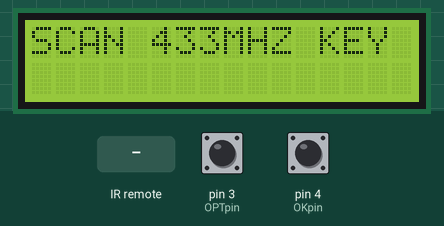
Recording of a sketch running on a simulated Arduino Uno, built with avr-gcc and run on an emulated ATmega328P. Shown: 16×2 character LCD. The inputs (shaded band) are chosen by the test bench; at power-on: pin 3 (OPTpin) HIGH, pin 4 (OKpin) HIGH. EEPROM starts erased.

Above: at 3.2 s.
3.3 s: pin 3 (OPTpin) pulled LOW for 1 s
At 3.47 s:
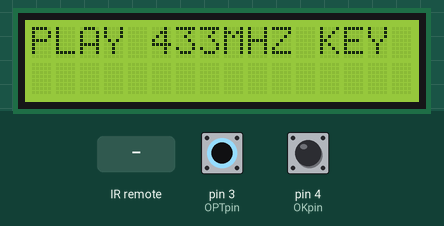
5.8 s: pin 4 (OKpin) pulled LOW for 0.15 s
At 7.1 s:
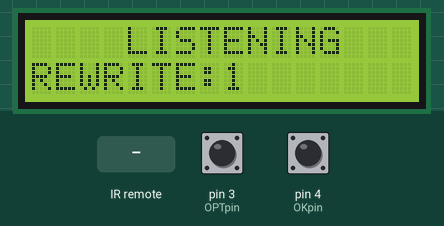
7.4 s: pin 3 (OPTpin) pulled LOW for 0.15 s
At 8.7 s:
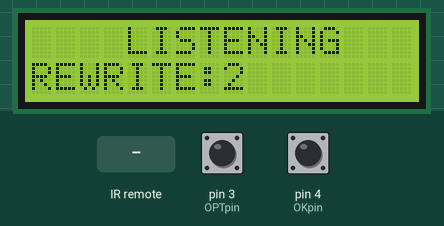
10.5 s: pin 4 (OKpin) pulled LOW for 1 s
At 11.5 s:
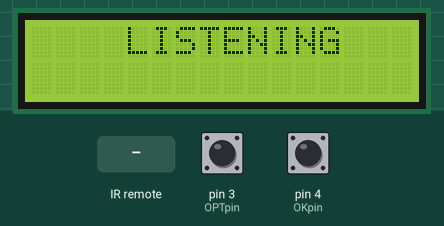
13.0 s: infrared code 0x1 received
At 13.15 s:
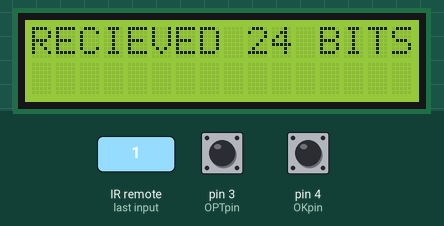
14.9 s: pin 4 (OKpin) pulled LOW for 3.2 s
At 18.9 s:
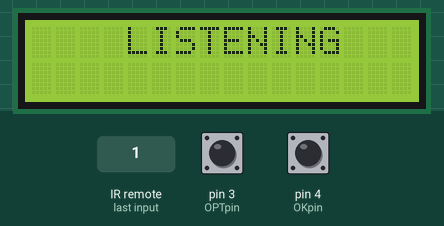
Timing chart, 0 to 20.4 s (numbered marks = the images above; inputs shaded):
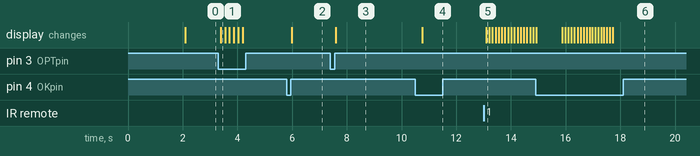

The sketch:

DOORFUCKER.ino
```cpp
#include <EEPROM.h>
#include <LiquidCrystal_I2C.h>
#include <RCSwitch.h>
#define OPTpin 3
#define OKpin 4
RCSwitch mySwitch = RCSwitch();
LiquidCrystal_I2C lcd(0x27,16,2);


typedef struct{
unsigned long bitdata; //4 bytes//
unsigned int bl; //2 bytes//
unsigned long val;//4 bytes//
int prot;//2 bytes//
int pl;//2 bytes//
}_key;//14 bytes=112 bits//


int totalColumns = 16;
int totalRows = 2;

unsigned long tiempoInicio = 0;
unsigned long tiempoEspera = 500; // Tiempo en milisegundos para cada fase del semáforo
unsigned long tiempoAnterior = 0;
unsigned long tiempoActual = 0;
int state=0;    ////
short choice=0;
int mem_pos=0;
int mem_read=0;
int usage=0;
short mem_state=0;
int option=HIGH;
int select=HIGH;
int vis;
_key key[10];//140 Bytes//

void setup() {

mySwitch.enableReceive(0);
mySwitch.enableTransmit(10);
pinMode(OPTpin,INPUT_PULLUP);
pinMode(OKpin, INPUT_PULLUP);
int k=0;

for(int i=0;i<10;i++){
  EEPROM.get(0+(i*14), key[i].bitdata);
  EEPROM.get(4+(i*14), key[i].bl);
  EEPROM.get(6+(i*14), key[i].val);
  EEPROM.get(10+(i*14), key[i].prot);
  EEPROM.get(12+(i*14), key[i].pl);
  if(key[i].bl!=0){
    mem_pos++;
  }
}


lcd.init();
lcd.backlight();
lcd.clear();
lcd.setCursor(0, 0);
lcd.print("-- DOORFVCKER --");
delay(2000);
lcd.clear();


}

void loop() {
  tiempoActual = millis();
  tiempoAnterior = tiempoActual - tiempoInicio;
  option=digitalRead(OPTpin);
  select=digitalRead(OKpin);
  if (tiempoAnterior > (150)) {
    tiempoInicio = tiempoActual;
    if(option==LOW){
      lcd.clear();
      if(state==0){
      state++;
      }else{
      if(state==1){
        state=4;
      }else{
        if(state==4){
          state=0;
        }
      }

      }

      if(state==3){
        if(mem_read<mem_pos-1){
            mem_read++;
        }else{
          mem_read=0;
        }


      }

      if(state==2){
        if(mem_read<=mem_pos){
          mem_read++;
        }else{
          mem_read=0;
        }

      }

      if(state==5){
          if(mem_read==0){
            mem_read++;

          }else{
          mem_read=0;
        }

      }

    }
      if(select==LOW){
        usage=0;

      lcd.clear();
      if(state==2){
        choice=1;
      }
      if(state==0){
      mySwitch.resetAvailable();
      state=2;
      }
      if(state==3){
        choice=1;
      }
      if(state==1){
        state=3;
      }
      if(state==4){
        state=5;
      }else{
      if(state==5&&mem_read==1){
        choice=1;
      }else{
      if(state==5&&mem_read==0){
        state=0;
      }

      }}

    }

  }


switch(state){
      case 0:

      lcd.setCursor(0, 0);
      lcd.print("SCAN 433MHZ KEY");


      break;
      case 1:

      lcd.setCursor(0, 0);
      lcd.print("PLAY 433MHZ KEY");


      break;
      case 2:

        if(mem_pos==10){
          mem_state=1;
          lcd.setCursor(0, 0);
          lcd.print("MEMORY FULL");
          lcd.setCursor(0, 1);
          lcd.print("REWRITE:");
          if(mem_read==10){
            lcd.print(" EXIT");
          }else{
          vis=mem_read+1;
          lcd.print(vis);
          }
          if(choice){
            mem_pos=mem_read;
            choice=0;
          }

        }
        if (mySwitch.available()) {
          key[mem_pos].bitdata=mySwitch.getReceivedRawdata();
          key[mem_pos].bl=mySwitch.getReceivedBitlength();
          key[mem_pos].val=mySwitch.getReceivedValue();
          key[mem_pos].prot=mySwitch.getReceivedProtocol();
          key[mem_pos].pl=mySwitch.getReceivedDelay();
          EEPROM.put(0+(mem_pos*14), key[mem_pos].bitdata);
          EEPROM.put(4+(mem_pos*14), key[mem_pos].bl);
          EEPROM.put(6+(mem_pos*14), key[mem_pos].val);
          EEPROM.put(10+(mem_pos*14), key[mem_pos].prot);
          EEPROM.put(12+(mem_pos*14), key[mem_pos].pl);
          lcd.setCursor(0, 0);
          lcd.print("RECIEVED ");
          lcd.print(key[mem_pos].bl);
          lcd.print(" BITS");
          lcd.setCursor(0, 1);
          scrollMessage(1, dec2binWzerofill(key[mem_pos].val,key[mem_pos].bl), 100, totalColumns);
          mem_pos++;

          state=0;
        }else{
      lcd.setCursor(0, 0);
      lcd.print("    LISTENING   ");
        }


      break;

      case 3:
      if (mem_pos!=0) {
        if(choice==0){
          lcd.setCursor(0, 0);
          lcd.print("MEMORIA: ");
          vis=mem_read+1;
          lcd.print(vis);
        }else{
      lcd.setCursor(0, 0);
      lcd.print("TRANSMITTING");
      mySwitch.setProtocol(key[mem_read].prot);
      mySwitch.setPulseLength(key[mem_read].pl);
      lcd.setCursor(0, 1);
      scrollMessage(1, dec2binWzerofill(key[mem_read].val,key[mem_read].bl), 70, totalColumns);
      mySwitch.setRepeatTransmit(15);
      mySwitch.send(key[mem_read].val,key[mem_read].bl);
      choice=0;
      state=0;
      }
      }else{
        lcd.setCursor(0, 0);
        lcd.print("     NO MEM     ");
        delay(500);
        state=0;
      }
      break;
      case 4:
      lcd.setCursor(0, 0);
      lcd.print("DELETE EXISTING");
      lcd.setCursor(0, 1);
      lcd.print("KEYS");
      break;
      case 5:
        if (mem_pos!=0) {
          if(choice==0){
          lcd.setCursor(0, 0);
          lcd.print("SEGURO?: ");
          vis=mem_read;
          lcd.print(vis);
        }else{
      lcd.setCursor(0, 0);
      lcd.print("BORRANDO: ");
      for (int i = 0 ; i < EEPROM.length() ; i++) {
        EEPROM.write(i, 0);
        key[i].bitdata=0;
        key[i].bl=0;
        key[i].pl=0;
        key[i].prot=0;
        key[i].val=0;
      }
      mem_pos=0;

      delay(800);
      choice=0;
      state=0;
      }
      }else{
        lcd.setCursor(0, 0);
        lcd.print("     NO MEM     ");
        delay(500);
        state=0;
      }
      break;

      default:

      lcd.setCursor(0, 0);


      break;


}

}


static char * dec2binWzerofill(unsigned long Dec, unsigned int bitLength) {
  static char bin[64];
  unsigned int i=0;

  while (Dec > 0) {
    bin[32+i++] = ((Dec & 1) > 0) ? '1' : '0';
    Dec = Dec >> 1;
  }

  for (unsigned int j = 0; j< bitLength; j++) {
    if (j >= bitLength - i) {
      bin[j] = bin[ 31 + i - (j - (bitLength - i)) ];
    } else {
      bin[j] = '0';
    }
  }
  bin[bitLength] = '\0';

  return bin;
}


void scrollMessage(int row, String message, int delayTime, int totalColumns) {
  for (int i=0; i < totalColumns; i++) {
    message = " " + message;
  }
  message = message + " ";
  for (int position = 0; position < message.length(); position++) {
    lcd.setCursor(0, row);
    lcd.print(message.substring(position, position + totalColumns));
    delay(delayTime);
  }
}
```

Measured:
- after the input at 3.3 s, the display: changes after 0.09 s (image 1)
- after the input at 5.8 s, the display: changes after 0.18 s (image 2)
- after the input at 7.4 s, the display: changes after 0.19 s (image 3)
- after the input at 10.5 s, the display: changes after 0.26 s (image 4)
- after the input at 13.0 s, the display: changes after 0.09 s (image 5)
- after the input at 14.9 s, the display: first differs from a run without the input after 2.8 s (image 6)
